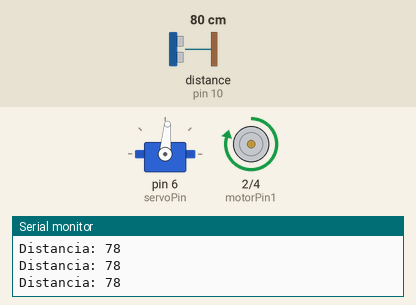
Simulated run of this sketch. Board: Arduino Uno, built with avr-gcc and run on an emulated ATmega328P. On the bench: servo, motor-driver pin pairs drawn as motors (green arrow = first pin HIGH = forward, orange = second pin HIGH = backward, longer = more drive, scaled by the enable pin), the last lines printed to the serial monitor. Wiring (inferred from the names in the program): ultrasonic range finder: trigger pin 9; echo pin 10. The inputs (shaded band) are chosen by the test bench; at power-on: distance to the obstacle (sensor on pin 10) 80 cm. The echo pulse lasts 58.3 µs per cm.

Above: at 1.7 s.
1.8 s: distance to the obstacle (sensor on pin 10) set to 40 cm
3.3 s: distance to the obstacle (sensor on pin 10) set to 32 cm
At 5.3 s:
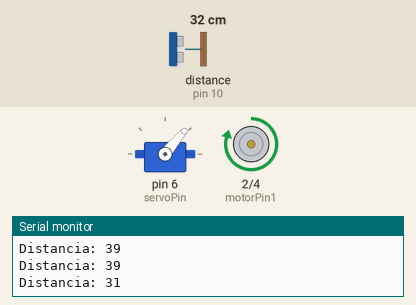
6.3 s: distance to the obstacle (sensor on pin 10) set to 120 cm
At 7.7 s:
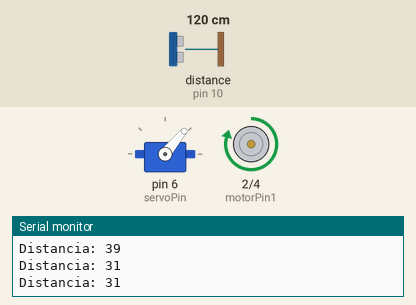
9.3 s: distance to the obstacle (sensor on pin 10) set to 2 cm
At 10.2 s:
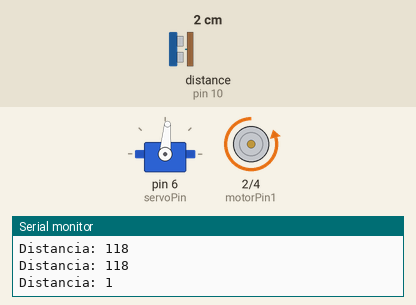
Timing chart, 0 to 13.3 s (numbered marks = the images above; inputs shaded):
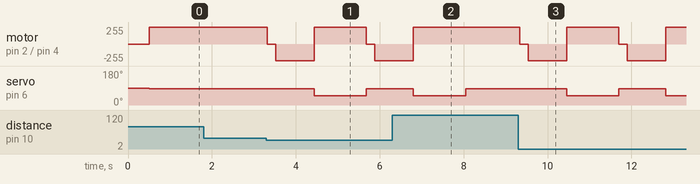

The sketch:

sketch_aug1c_codigo_fuente.ino
```cpp
#include <Servo.h>

// Definición de pines
const int trigPin = 9;
const int echoPin = 10;
const int motorPin1 = 2;
const int motorPin2 = 4;
const int enablePin = 3;
const int servoPin = 6;

// Variables
long duration;
int distance;
Servo servoMotor;

void setup() {
  pinMode(trigPin, OUTPUT);
  pinMode(echoPin, INPUT);
  pinMode(motorPin1, OUTPUT);
  pinMode(motorPin2, OUTPUT);
  pinMode(enablePin, OUTPUT);

  // Inicializa el servo
  servoMotor.attach(servoPin);

  // Inicializa el monitor serial
  Serial.begin(9600);

  // Pausa inicial antes de iniciar el movimiento
  delay(500); // Espera 500 ms antes de comenzar

  // Inicia el motor
  analogWrite(enablePin, 250); // Velocidad máxima
}

void loop() {
  // Envía un pulso ultrasónico
  digitalWrite(trigPin, LOW);
  delayMicroseconds(3);
  digitalWrite(trigPin, HIGH);
  delayMicroseconds(5);
  digitalWrite(trigPin, LOW);

  // Lee el tiempo del eco
  duration = pulseIn(echoPin, HIGH);

  // Calcula la distancia
  distance = duration * 0.034 / 2;

  // Imprime la distancia en el monitor serial
  Serial.print("Distancia: ");
  Serial.println(distance);

  if (distance > 35) {
    avanzar();
  } else {
    detener();         // Detiene el coche inmediatamente
    enderezar();       // Endereza antes de retroceder
    retroceder();
    delay(920);        // Retrocede durante 920 ms

    girarIzquierda();
    delay(1140);       // Gira hacia la izquierda durante 1,3 segundos
  }

  delay(100);
}

void avanzar() {
  digitalWrite(motorPin1, HIGH);
  digitalWrite(motorPin2, LOW);
  servoMotor.write(85); // Mantiene el servo en posición central (recto)
}

void detener() {
  digitalWrite(motorPin1, LOW);
  digitalWrite(motorPin2, LOW);
}

void retroceder() {
  digitalWrite(motorPin1, LOW);
  digitalWrite(motorPin2, HIGH);
}

void girarIzquierda() {
  digitalWrite(motorPin1, HIGH);
  digitalWrite(motorPin2, LOW);
  servoMotor.write(50); // Gira el servo hacia la izquierda
}

void enderezar() {
  servoMotor.write(85); // Coloca el servo en posición central (recto)
  delay(200);           // Espera 200 ms para que el servo se enderece
}
```

Measured:
- the behaviour switches between 37 and 36 cm on distance to the obstacle (sensor on pin 10) (found by bisection; images 0 and 1)
- after the input at 3.3 s, motor on pin 2 (motorPin1) / pin 4 (motorPin2): forward 250/255 → stopped at once, → backward 250/255 0.20 s later, → forward 250/255 0.92 s later, → stopped 1.2 s later, … (5 changes in this stretch); servo on pin 6 (servoPin): 85° → 50° after 1.1 s, → 85° 1.2 s later
- after the input at 6.3 s, motor on pin 2 (motorPin1) / pin 4 (motorPin2): goes on until 6.8 s, then stays forward 250/255
- after the input at 9.3 s, motor on pin 2 (motorPin1) / pin 4 (motorPin2): forward 250/255 → stopped at once, → backward 250/255 0.20 s later, → forward 250/255 0.92 s later, → stopped 1.2 s later, … (6 changes in this stretch); servo on pin 6 (servoPin): 85° → 50° after 1.2 s, → 85° 1.2 s later, → 50° 1.1 s later
